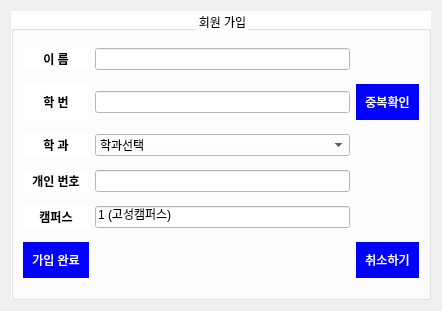
<?xml version="1.0" encoding="UTF-8"?>
<ui version="4.0">
 <class>Join_view</class>
 <widget class="QDialog" name="Join_view">
  <property name="geometry">
   <rect>
    <x>0</x>
    <y>0</y>
    <width>442</width>
    <height>311</height>
   </rect>
  </property>
  <property name="windowTitle">
   <string>Dialog</string>
  </property>
  <layout class="QGridLayout" name="gridLayout">
   <item row="0" column="0">
    <widget class="QGroupBox" name="groupBox">
     <property name="styleSheet">
      <string notr="true">background-color : white;

font: 75 10pt &quot;맑은 고딕&quot;;</string>
     </property>
     <property name="title">
      <string>회원 가입</string>
     </property>
     <property name="alignment">
      <set>Qt::AlignCenter</set>
     </property>
     <layout class="QGridLayout" name="gridLayout_2">
      <item row="0" column="1">
       <widget class="QLineEdit" name="EditName">
        <property name="styleSheet">
         <string notr="true">font: 75 10pt &quot;맑은 고딕&quot;;</string>
        </property>
        <property name="readOnly">
         <bool>false</bool>
        </property>
        <property name="clearButtonEnabled">
         <bool>true</bool>
        </property>
       </widget>
      </item>
      <item row="0" column="0">
       <widget class="QLabel" name="label">
        <property name="styleSheet">
         <string notr="true">font: 75 10pt &quot;맑은 고딕&quot;;
font-weight : bold;</string>
        </property>
        <property name="text">
         <string>이 름</string>
        </property>
        <property name="alignment">
         <set>Qt::AlignCenter</set>
        </property>
       </widget>
      </item>
      <item row="1" column="1">
       <widget class="QLineEdit" name="EditNum">
        <property name="styleSheet">
         <string notr="true">font: 75 10pt &quot;맑은 고딕&quot;;</string>
        </property>
        <property name="clearButtonEnabled">
         <bool>true</bool>
        </property>
       </widget>
      </item>
      <item row="1" column="0">
       <widget class="QLabel" name="label_2">
        <property name="styleSheet">
         <string notr="true">font: 75 10pt &quot;맑은 고딕&quot;;
font-weight : bold;</string>
        </property>
        <property name="text">
         <string>학 번</string>
        </property>
        <property name="alignment">
         <set>Qt::AlignCenter</set>
        </property>
       </widget>
      </item>
      <item row="1" column="2">
       <widget class="QPushButton" name="pushButton">
        <property name="sizePolicy">
         <sizepolicy hsizetype="Minimum" vsizetype="Minimum">
          <horstretch>0</horstretch>
          <verstretch>0</verstretch>
         </sizepolicy>
        </property>
        <property name="styleSheet">
         <string notr="true">border : 4px solid;
border-color : blue;
border-radius : 20px;
padding : 5px;

background-color : blue;
color: rgb(255, 255, 255);

font: 75 10pt &quot;맑은 고딕&quot;;</string>
        </property>
        <property name="text">
         <string>중복확인</string>
        </property>
       </widget>
      </item>
      <item row="4" column="0">
       <widget class="QLabel" name="label_5">
        <property name="styleSheet">
         <string notr="true">font: 75 10pt &quot;맑은 고딕&quot;;
font-weight : bold;</string>
        </property>
        <property name="text">
         <string>캠퍼스</string>
        </property>
        <property name="alignment">
         <set>Qt::AlignCenter</set>
        </property>
       </widget>
      </item>
      <item row="2" column="0">
       <widget class="QLabel" name="label_3">
        <property name="styleSheet">
         <string notr="true">font: 75 10pt &quot;맑은 고딕&quot;;
font-weight : bold;</string>
        </property>
        <property name="text">
         <string>학 과</string>
        </property>
        <property name="alignment">
         <set>Qt::AlignCenter</set>
        </property>
       </widget>
      </item>
      <item row="3" column="0">
       <widget class="QLabel" name="label_4">
        <property name="styleSheet">
         <string notr="true">font: 75 10pt &quot;맑은 고딕&quot;;
font-weight : bold;</string>
        </property>
        <property name="text">
         <string>개인 번호</string>
        </property>
        <property name="alignment">
         <set>Qt::AlignCenter</set>
        </property>
       </widget>
      </item>
      <item row="4" column="1">
       <widget class="QLineEdit" name="EditCampus">
        <property name="styleSheet">
         <string notr="true">font: 75 10pt &quot;맑은 고딕&quot;;</string>
        </property>
        <property name="text">
         <string>1 (고성캠퍼스)</string>
        </property>
        <property name="echoMode">
         <enum>QLineEdit::Normal</enum>
        </property>
        <property name="readOnly">
         <bool>true</bool>
        </property>
        <property name="clearButtonEnabled">
         <bool>false</bool>
        </property>
       </widget>
      </item>
      <item row="5" column="0">
       <widget class="QPushButton" name="btn_complete">
        <property name="styleSheet">
         <string notr="true">border : 4px solid;
border-color : blue;
border-radius : 20px;
padding : 5px;

background-color : blue;
color: rgb(255, 255, 255);

font: 75 10pt &quot;맑은 고딕&quot;;</string>
        </property>
        <property name="inputMethodHints">
         <set>Qt::ImhNone</set>
        </property>
        <property name="text">
         <string>가입 완료</string>
        </property>
        <property name="checkable">
         <bool>false</bool>
        </property>
        <property name="default">
         <bool>false</bool>
        </property>
       </widget>
      </item>
      <item row="5" column="1">
       <spacer name="horizontalSpacer">
        <property name="orientation">
         <enum>Qt::Horizontal</enum>
        </property>
        <property name="sizeHint" stdset="0">
         <size>
          <width>151</width>
          <height>20</height>
         </size>
        </property>
       </spacer>
      </item>
      <item row="5" column="2">
       <widget class="QPushButton" name="btn_cancel">
        <property name="styleSheet">
         <string notr="true">border : 4px solid;
border-color : blue;
border-radius : 20px;
padding : 5px;

background-color : blue;
color: rgb(255, 255, 255);

font: 75 10pt &quot;맑은 고딕&quot;;</string>
        </property>
        <property name="text">
         <string>취소하기</string>
        </property>
       </widget>
      </item>
      <item row="3" column="1">
       <widget class="QLineEdit" name="EditPrivateNum">
        <property name="styleSheet">
         <string notr="true">font: 75 10pt &quot;맑은 고딕&quot;;</string>
        </property>
        <property name="echoMode">
         <enum>QLineEdit::Password</enum>
        </property>
        <property name="clearButtonEnabled">
         <bool>true</bool>
        </property>
       </widget>
      </item>
      <item row="2" column="1">
       <widget class="QComboBox" name="EditMajor_2">
        <item>
         <property name="text">
          <string>학과선택</string>
         </property>
        </item>
        <item>
         <property name="text">
          <string>관광경영학과</string>
         </property>
        </item>
        <item>
         <property name="text">
          <string>호텔경영학과</string>
         </property>
        </item>
        <item>
         <property name="text">
          <string>항공경영학과</string>
         </property>
        </item>
        <item>
         <property name="text">
          <string>대명리조트학과</string>
         </property>
        </item>
        <item>
         <property name="text">
          <string>해양심층수학과</string>
         </property>
        </item>
        <item>
         <property name="text">
          <string>외식사업학과</string>
         </property>
        </item>
        <item>
         <property name="text">
          <string>호텔조리학과</string>
         </property>
        </item>
        <item>
         <property name="text">
          <string>경찰학과</string>
         </property>
        </item>
        <item>
         <property name="text">
          <string>행정학과</string>
         </property>
        </item>
        <item>
         <property name="text">
          <string>경영학과</string>
         </property>
        </item>
        <item>
         <property name="text">
          <string>정보보안학과</string>
         </property>
        </item>
        <item>
         <property name="text">
          <string>컴퓨터공학과</string>
         </property>
        </item>
       </widget>
      </item>
     </layout>
    </widget>
   </item>
  </layout>
 </widget>
 <resources/>
 <connections/>
</ui>
